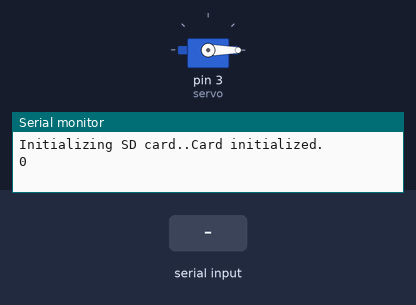
A sketch run on a simulated Arduino Uno, built with avr-gcc and run on an emulated ATmega328P. Shown: servo, the last lines printed to the serial monitor. The test bench sets the inputs (shaded band). The local clock reads 2024-03-15 10:24:30 at power-on unless the sketch sets it; storage starts empty.

Above: at 6.2 s.
6.3 s: "90,45\n" received over Serial
At 7.5 s:
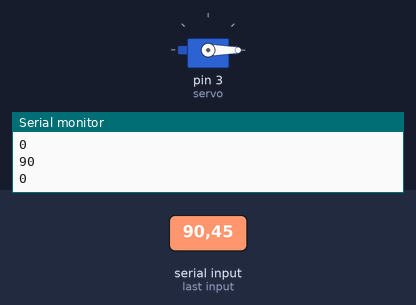
7.8 s: "30,150\n" received over Serial
At 8.8 s:
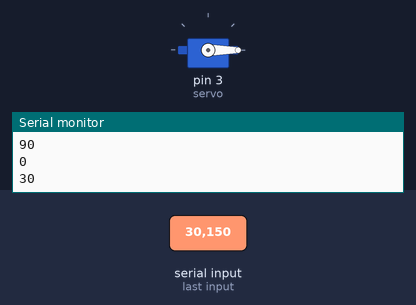
9.3 s: "200\n" received over Serial
At 9.8 s:
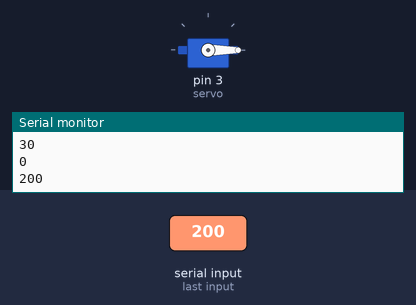
Timing chart, 0 to 12.3 s (numbered marks = the images above; inputs shaded):
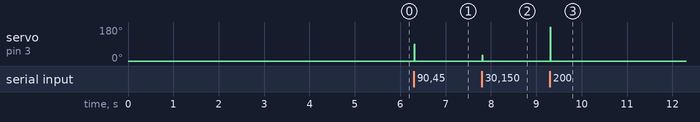

Measured:
- after the input at 6.3 s, servo on pin 3 (servo): 0° → 90° at once, → 0° 0.01 s later
- after the input at 7.8 s, servo on pin 3 (servo): 0° → 30° at once, → 0° 0.01 s later
- after the input at 9.3 s, servo on pin 3 (servo): 0° → 180° at once, → 0° 0.01 s later

The sketch:

servo_rtc_sd.ino
```cpp
#include <SPI.h>

#include <SD.h>

#include"RTClib.h"

#include <Wire.h>

#include <stdio.h>

#include<Servo.h>


Servo servo;

RTC_DS1307 rtc;

const int chipSelect = 4;


// mosi 11, sck13, miso 12


void setup() {

 Serial.begin(9600);


  servo.attach(3);

  servo.write(0);

 Serial.print("Initializing SD card..");           //SD카드 인식

     if (!SD.begin(chipSelect))

     {

      Serial.println("Card failed. or not present");

      while  (1);

     }

      Serial.println("Card initialized.");

      delay(5000);

  File dataFile = SD.open("y.txt", FILE_WRITE);

  dataFile.print("Time\t");

  dataFile.println("potentiometer");

  dataFile.close();


    if (! rtc.begin())

  {

    Serial.print("Couldn't fine RTC");

    while (1);

  }


  if (! rtc.isrunning())

  {

    Serial.println("RTC is NOT running, let's set the time!");

  }

    rtc.adjust(DateTime(F(__DATE__), F(__TIME__)));


}


void loop() {


  DateTime now = rtc.now();

  File dataFile = SD.open("y.txt", FILE_WRITE);  //csv하면 엑셀 txt하면 메모장


  servo.attach(3);

  servo.write(0);


  if (dataFile)

  {


    dataFile.print(now.hour(), DEC);

    dataFile.print(':');

    dataFile.print(now.minute(), DEC);

    dataFile.print(':');

    dataFile.print(now.second(), DEC);

    dataFile.print("\t");                                                                       //unsigned int data = analogRead(A0);


    String str = Serial.readStringUntil('\n');

    int myInt = str.toInt();

    Serial.println(myInt); //string data =string(h)+","+string(t);

    servo.write(myInt);

    dataFile.println(myInt);

    dataFile.close();


  }


  else

  {

    Serial.println("error opening test.txt");

  }


}
```
